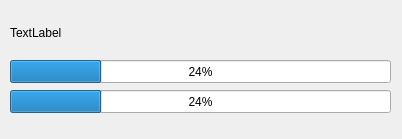
<?xml version="1.0" encoding="UTF-8"?>
<ui version="4.0">
 <class>update_window</class>
 <widget class="QMainWindow" name="update_window">
  <property name="windowModality">
   <enum>Qt::WindowModality::NonModal</enum>
  </property>
  <property name="geometry">
   <rect>
    <x>0</x>
    <y>0</y>
    <width>402</width>
    <height>139</height>
   </rect>
  </property>
  <property name="acceptDrops">
   <bool>false</bool>
  </property>
  <property name="windowTitle">
   <string>AdsKiller update manager</string>
  </property>
  <widget class="QWidget" name="centralwidget">
   <widget class="QLabel" name="label">
    <property name="geometry">
     <rect>
      <x>10</x>
      <y>7</y>
      <width>381</width>
      <height>51</height>
     </rect>
    </property>
    <property name="text">
     <string>TextLabel</string>
    </property>
   </widget>
   <widget class="QProgressBar" name="progressBarCurrent">
    <property name="geometry">
     <rect>
      <x>10</x>
      <y>60</y>
      <width>381</width>
      <height>23</height>
     </rect>
    </property>
    <property name="value">
     <number>24</number>
    </property>
   </widget>
   <widget class="QProgressBar" name="progressBarTotal">
    <property name="geometry">
     <rect>
      <x>10</x>
      <y>90</y>
      <width>381</width>
      <height>23</height>
     </rect>
    </property>
    <property name="value">
     <number>24</number>
    </property>
   </widget>
  </widget>
 </widget>
 <resources/>
 <connections/>
</ui>
